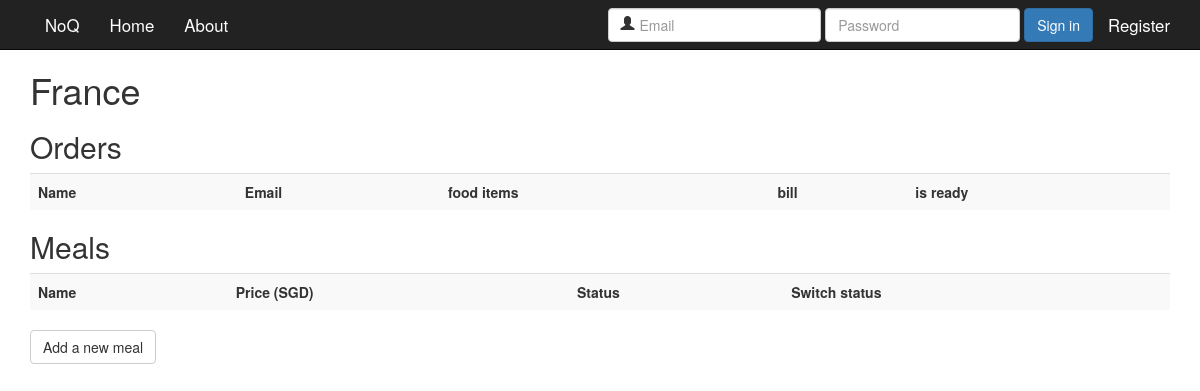
Before: /shopowner/1/ with the older database file.
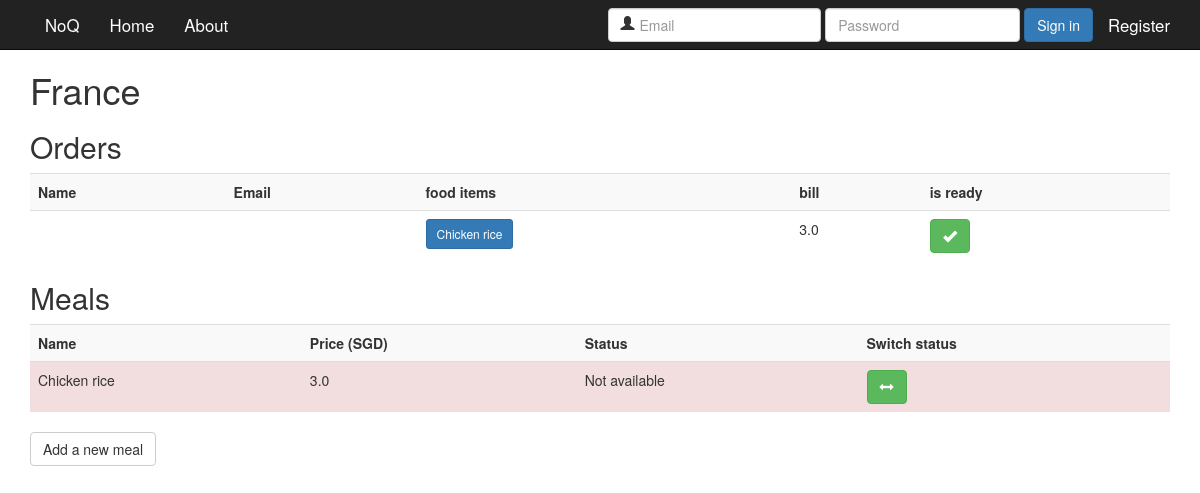
After: the same page with the newer database file.
### main/models.py (models this page shows, shortened)
class Order(models.Model):
    order_date = models.DateTimeField(null=True)
    isServed = models.BooleanField(default=False)
    customer = models.ForeignKey(Customer, on_delete=models.CASCADE)
    bill = models.FloatField()

class FoodItem(models.Model):
    price = models.FloatField()
    orders = models.ManyToManyField(Order)
    shop = models.ForeignKey(Shop, on_delete=models.CASCADE)
    name = models.CharField(max_length=20)
    category = models.ForeignKey(Category, on_delete=models.CASCADE)
    is_available = models.BooleanField(default=False)

class Shop(models.Model):
    name = models.CharField(max_length=20)
    shop_owner = models.ForeignKey(ShopOwner, on_delete=models.CASCADE)
    subscription = models.ForeignKey(Subscription, on_delete=models.CASCADE)
    postal_code = models.IntegerField()
    address = models.CharField(max_length=200, null=True, blank=True)
    latitude = models.FloatField()
    longitude = models.FloatField()
    image_name = models.CharField(max_length=50, null=True)
    cusine_type = models.CharField(max_length=50, null=True)

### main/ShopOwner/views.py (the view)
# urls.py: url(r'^(?P<shop_id>[0-9]+)/$', views.shop, name='shop'),
def shop(request, shop_id):
    current_shop = get_object_or_404(Shop, pk=shop_id)
    current_order = Order.objects.filter(fooditem__shop=shop_id).filter(isServed=False).order_by(
        'order_date').distinct()
    return render(request, 'main/shop.html', {'shop': current_shop, 'orders': current_order})

### main/templates/main/shop.html
{% extends 'main/base.html' %}
{% block content %}
    <h1>{{ shop.name }}</h1>
    <h2>Orders</h2>
    <table class="table table-striped">
        <tr>
            <th>Name</th>
            <th>Email</th>
            <th>food items</th>
            <th>bill</th>
            <th>is ready</th>
        </tr>
        {% for order in orders %}
            <tr>
                <td>{{ order.customer.user.firstName }} {{ order.customer.user.lastName }}</td>
                <td>{{ order.customer.user.email }}</td>
                <td>
                    {% for f in order.fooditem_set.all %}
                        <a class="btn btn-primary btn-sm">{{ f.name }}</a>
                    {% endfor %}
                </td>
                <td>{{ order.bill }}</td>
                <td><a class="btn btn-success" href="{% url 'shopowner:food_ready' shop_id=shop.id food_id=order.id %}"
                       role="button"><span
                        class="glyphicon glyphicon-ok"
                        aria-hidden="true"></span></a></td>
            </tr>
        {% endfor %}
    </table>
    <h2>Meals</h2>
    <table class="table table-striped">
        <tr>
            <th>Name</th>
            <th>Price (SGD)</th>
            <th>Status</th>
            <th>Switch status</th>
        </tr>
        {% for fooditem in shop.fooditem_set.all %}
            <tr {% if not fooditem.is_available %} class="danger" {% endif %}>
                <td>{{ fooditem.name }}</td>
                <td>{{ fooditem.price }} </td>
                <td>{% if fooditem.is_available %} Available {% else %} Not available {% endif %}</td>
                <td><a class="btn btn-success"
                       href="{% url 'shopowner:food_available' shop_id=shop.id food_id=fooditem.id %}"
                       role="button"><span
                        class="glyphicon glyphicon-resize-horizontal"
                        aria-hidden="true"></span></a></td>
            </tr>
        {% endfor %}
    </table>
    <a class="btn btn-default" href="{% url 'shopowner:newmeal' shop.id %}" role="button">Add a new meal</a>
{% endblock %}

Changed rows visible on the page:
added Order: bill "3.0"
added FoodItem: name "Chicken rice", price "3.0", is_available "Not available"
